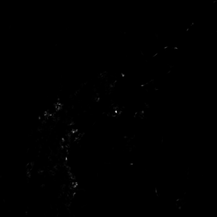
#> input picture 2020-2-computer-vision/A1/result/part_3_corner_raw_lenna.png, 217 x 217 px, shrunk from 512 x 512 before the run, given in place of lenna.png, which was not available
$ python A1_corner_detection.py
#> lines starting #> are read from the running program, lines starting #| are printed output that depends on the picture; after the words box and inside, x2 and y2 are one past the last pixel; in counts of white or black regions, pixels touching at a corner belong together; pictures that were not available may be replaced by others from this repository, and a replacement may not be noted
### 2020-2-computer-vision/A1/A1_funcs.py
import cv2
import numpy as np


# [29 lines left out: function cross_correlation_1d, not called in this run]


def cross_correlation_2d(img, kernel):
    img_row, img_col = img.shape
    ker_row, ker_col = kernel.shape
    pd_row, pd_col = ker_row//2, ker_col//2

    f = np.zeros((img_row, img_col))

    padding = np.zeros((img_row + ker_row - 1, img_col + ker_col - 1))
    padding[pd_row:-pd_col, pd_col:-pd_col] = img

    padding[:pd_row, :pd_col] = img[0][0]
    padding[:pd_row, -pd_col:] = img[0][-1]
    padding[-pd_row:, :pd_col] = img[-1][0]
    padding[-pd_row:, -pd_col:] = img[-1][-1]

    padding[:pd_row, pd_col:-pd_col] = img[:1, :img_col]
    padding[-pd_row:, pd_col:-pd_col] = img[-1:, :img_col]
    padding[pd_row:-pd_row, :pd_col] = img[:img_row, :1]
    padding[pd_row:-pd_row, -pd_col:] = img[:img_row, -1:]

    for i in range(img_row):
        for j in range(img_col):
            f[i][j] = np.sum(padding[i:i + ker_row, j:j + ker_col] * kernel)
    return f


# [7 lines left out: function get_gaussian_filter_1d, not called in this run]


def get_gaussian_filter_2d(size, sigma):
    f = np.zeros((size, size))
    for i in range(size):
        for j in range(size):
            x = i - size//2
            y = j - size//2
            f[i][j] = np.exp(-(x**2 + y**2) / (2*(sigma**2))) / (2*np.pi*sigma**2)
    f = f/np.sum(f)
    return f


# [25 lines left out: functions compute_image_gradient, non_maximum_suppression_dir, not called in this run]


def compute_corner_response(img):
    img_row, img_col = img.shape
    sx = np.array([[-1, 0, 1], [-2, 0, 2], [-1, 0, 1]])
    sy = np.transpose(sx)
    fx = cross_correlation_2d(img, sx)
    fy = cross_correlation_2d(img, sy)

    ixx = fx*fx
    iyy = fy*fy
    ixy = fx*fy

    w = np.ones((5, 5))

    m11 = cross_correlation_2d(ixx, w)
    m12 = cross_correlation_2d(ixy, w)
    m22 = cross_correlation_2d(iyy, w)

    R = (m11*m22 - m12*m12) - 0.04*((m11+m22)*(m11+m22))
    R = abs(R*(R > 0))
    R = R / np.max(R)

    return R


def non_maximum_suppression_win(R, winSize):
    R_row, R_col = R.shape
    s = winSize // 2
    ret = np.copy(R)

    padding = np.zeros((R_row + s, R_col + s))
    padding[s:R_row + s, s:R_col + s] = R

    for i in range(R_row):
        for j in range(R_col):
            w = padding[i:i + winSize, j:j + winSize]
            if R[i][j] != np.max(w):
                ret[i][j] = 0
    return ret

### 2020-2-computer-vision/A1/A1_corner_detection.py
import cv2
import numpy as np
from A1_funcs import *
import time


class CornerDetection:
    def __init__(self, gauss, img, img_name):
        self.gaussian = gauss
        self.img = img
        self.img_name = img_name

    def corner(self):
        img_row, img_col = self.img.shape
        img = cross_correlation_2d(self.img, self.gaussian)
        time1 = time.time()
        R_img = compute_corner_response(img)
        time2 = time.time()
        suppressed_R_img = non_maximum_suppression_win(R_img, 11)
        end_time = time.time()
        print("input file : {} / corner response time : ".format(self.img_name), time2 - time1)
        print("input file : {} / NMS time: ".format(self.img_name), end_time - time2)

        R_img_cv = cv2.cvtColor(img.astype('uint8'), cv2.COLOR_GRAY2BGR)

        for i in range(img_row):
            for j in range(img_col):
                if R_img[i][j] > 0.1:
                    R_img_cv = cv2.line(R_img_cv, (j, i), (j, i), (0, 255, 0))

        suppressed_R_img_cv = cv2.cvtColor(img.astype('uint8'), cv2.COLOR_GRAY2BGR)

        for i in range(img_row):
            for j in range(img_col):
                if suppressed_R_img[i][j] > 0.1:
                    cv2.circle(suppressed_R_img_cv, (j, i), 3, (0, 255, 0))

        cv2.imwrite("./result/part_3_corner_raw_{}.png".format(self.img_name), R_img * 255)
        cv2.imwrite("./result/part_3_corner_bin_{}.png".format(self.img_name), R_img_cv)
        cv2.imwrite("./result/part_3_corner_sup_{}.png".format(self.img_name), suppressed_R_img_cv)

        cv2.imshow("{} corner raw".format(self.img_name), R_img)
        cv2.imshow("{} corner bin".format(self.img_name), R_img_cv)
        cv2.imshow("{} corner sup:".format(self.img_name), suppressed_R_img_cv)
        cv2.waitKey(0)
        cv2.destroyAllWindows()


if __name__ == '__main__':
    lenna = cv2.imread("./lenna.png", cv2.IMREAD_GRAYSCALE)
#> lenna is the input picture: shape (217, 217); min 0, max 180, mean 0.3
    shapes = cv2.imread("./shapes.png", cv2.IMREAD_GRAYSCALE)
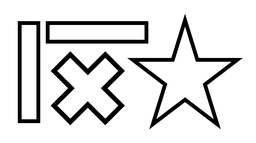
#> input picture 2020-2-computer-vision/A1/shapes.png, 256 x 143 px, shrunk from 604 x 338 before the run
#> shapes is the input picture: shape (143, 256); min 0, max 255, mean 222.3
    gaussian = get_gaussian_filter_2d(7, 1.5)

    lenna_corner = CornerDetection(gaussian, lenna, 'lenna')
    shapes_corner = CornerDetection(gaussian, shapes, 'shapes')
    lenna_corner.corner()
#> in cross_correlation_2d, `padding[:pd_row, -pd_col:] = img[0][-1]`: padding: shape (223, 223) float64; min 0, max 180, mean 0.3
#> in cross_correlation_2d, `padding[:pd_row, pd_col:-pd_col] = img[:1, :img_col]`: padding: shape (223, 223) float64; min 0, max 180, mean 0.3
#> in cross_correlation_2d, `padding[-pd_row:, pd_col:-pd_col] = img[-1:, :img_col]`: padding: shape (223, 223) float64; min 0, max 180, mean 0.3
#> in cross_correlation_2d, `padding[pd_row:-pd_row, :pd_col] = img[:img_row, :1]`: padding: shape (223, 223) float64; min 0, max 180, mean 0.3
#> in cross_correlation_2d, `padding[pd_row:-pd_row, -pd_col:] = img[:img_row, -1:]`: padding: shape (223, 223) float64; min 0, max 180, mean 0.3
#> in cross_correlation_2d (call 2), `padding[:pd_row, -pd_col:] = img[0][-1]`: padding: shape (219, 219) float64; min 0, max 41.17, mean 0.3
#> in cross_correlation_2d (call 2), `padding[:pd_row, pd_col:-pd_col] = img[:1, :img_col]`: padding: shape (219, 219) float64; min 0, max 41.17, mean 0.3
#> in cross_correlation_2d (call 2), `padding[-pd_row:, pd_col:-pd_col] = img[-1:, :img_col]`: padding: shape (219, 219) float64; min 0, max 41.17, mean 0.3
#> in cross_correlation_2d (call 2), `padding[pd_row:-pd_row, :pd_col] = img[:img_row, :1]`: padding: shape (219, 219) float64; min 0, max 41.17, mean 0.3
#> in cross_correlation_2d (call 2), `padding[pd_row:-pd_row, -pd_col:] = img[:img_row, -1:]`: padding: shape (219, 219) float64; min 0, max 41.17, mean 0.3
#> after the loop in cross_correlation_2d (call 2), `for i in range(img_row):`:
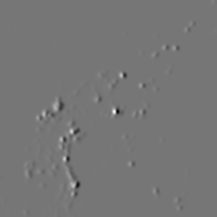
#> f: shape (217, 217) float64; min -88.75, max 101.8, mean 0; drawn with min black and max white
#> after the loop in cross_correlation_2d (call 3), `for i in range(img_row):`:
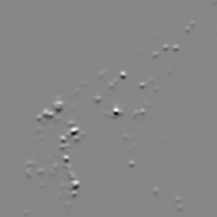
#> f: shape (217, 217) float64; min -89.57, max 79.31, mean 0; drawn with min black and max white
#> in cross_correlation_2d (call 4), `padding[:pd_row, -pd_col:] = img[0][-1]`:
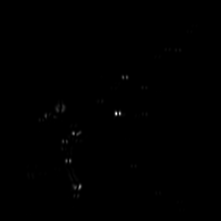
#> padding: shape (221, 221) float64; min 0, max 10364.5, mean 15.8; drawn with min black and max white
#> in cross_correlation_2d (call 4), `padding[:pd_row, pd_col:-pd_col] = img[:1, :img_col]`: padding: shape (221, 221) float64; 0.03% of pixels changed, all inside (x1, y1, x2, y2) = (211, 0, 219, 2)
#> in cross_correlation_2d (call 4), `padding[-pd_row:, pd_col:-pd_col] = img[-1:, :img_col]`: padding: shape (221, 221) float64; min 0, max 10364.5, mean 15.8
#> in cross_correlation_2d (call 4), `padding[pd_row:-pd_row, :pd_col] = img[:img_row, :1]`: padding: shape (221, 221) float64; min 0, max 10364.5, mean 15.8
#> in cross_correlation_2d (call 4), `padding[pd_row:-pd_row, -pd_col:] = img[:img_row, -1:]`: padding: shape (221, 221) float64; min 0, max 10364.5, mean 15.8
#> in cross_correlation_2d (call 5), `padding[:pd_row, -pd_col:] = img[0][-1]`:
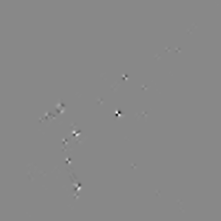
#> padding: shape (221, 221) float64; min -4742, max 4100, mean 0.6; drawn with min black and max white
#> in cross_correlation_2d (call 5), `padding[-pd_row:, pd_col:-pd_col] = img[-1:, :img_col]`: padding: shape (221, 221) float64; min -4742, max 4100, mean 0.6
#> in cross_correlation_2d (call 5), `padding[pd_row:-pd_row, :pd_col] = img[:img_row, :1]`: padding: shape (221, 221) float64; min -4742, max 4100, mean 0.6
#> in cross_correlation_2d (call 5), `padding[pd_row:-pd_row, -pd_col:] = img[:img_row, -1:]`: padding: shape (221, 221) float64; min -4742, max 4100, mean 0.6
#> in cross_correlation_2d (call 6), `padding[:pd_row, -pd_col:] = img[0][-1]`:
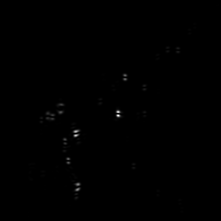
#> padding: shape (221, 221) float64; min 0, max 8022.8, mean 14.7; drawn with min black and max white
#> in cross_correlation_2d (call 6), `padding[-pd_row:, pd_col:-pd_col] = img[-1:, :img_col]`: padding: shape (221, 221) float64; min 0, max 8022.8, mean 14.7
#> in cross_correlation_2d (call 6), `padding[pd_row:-pd_row, :pd_col] = img[:img_row, :1]`: padding: shape (221, 221) float64; min 0, max 8022.8, mean 14.7
#> in cross_correlation_2d (call 6), `padding[pd_row:-pd_row, -pd_col:] = img[:img_row, -1:]`: padding: shape (221, 221) float64; min 0, max 8022.8, mean 14.7
#> after the loop in corner, `for i in range(img_row):`:
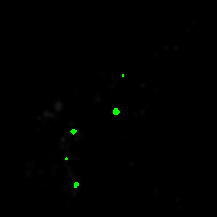
#> R_img_cv: shape (217, 217, 3); mean B, G, R 0.2, 0.8, 0.2
    shapes_corner.corner()
